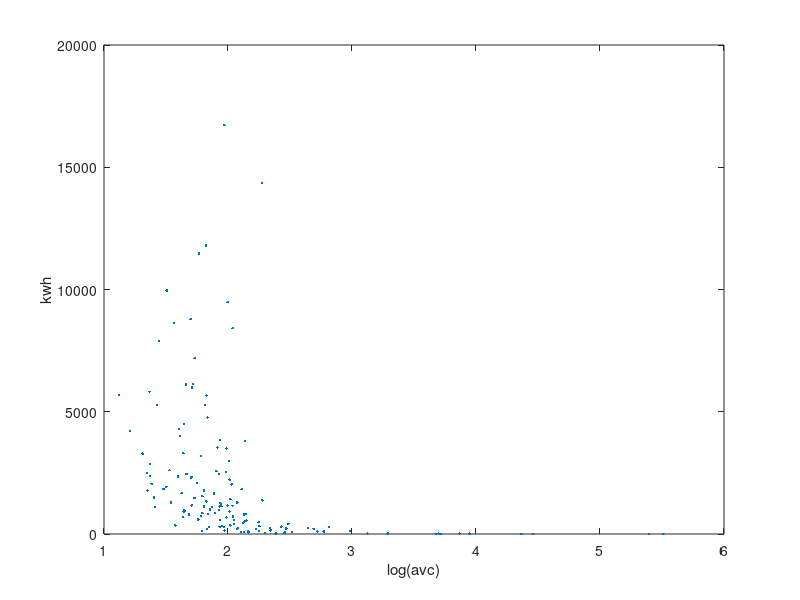

The MATLAB source for this figure: (Note: this script raises an error after producing the figure.)
clear all
data = xlsread('nerlove1.csv');

costs = data(:,1);
kwh  = data(:,2);
avc = costs ./ kwh * 1000;

%plot(costs, kwh, '.');
%xlabel('costs');
%ylabel('kwh');

plot(log(avc), kwh, '.');
xlabel('log(avc)');
ylabel('kwh');

n  = length(costs);
y = costs;
X = [ones(n,1) kwh];

[beta, e, se, Sigma, ssr, sse, sst, R2, R2bar] = myols(y, X);

plot(e,'.');
ylabel('residual');

plot(e, kwh, '.');
xlabel('residual');
ylabel('kwh');


%n  = length(income);
%y = log(income);
%X = [ones(n,1) edu expr];

%myols(y, X);